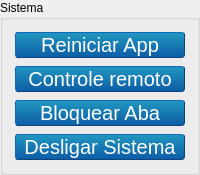
              <widget class="QGroupBox" name="groupBox_sistema">
               <property name="sizePolicy">
                <sizepolicy hsizetype="Expanding" vsizetype="Expanding">
                 <horstretch>0</horstretch>
                 <verstretch>0</verstretch>
                </sizepolicy>
               </property>
               <property name="maximumSize">
                <size>
                 <width>250</width>
                 <height>16777215</height>
                </size>
               </property>
               <property name="title">
                <string>Sistema</string>
               </property>
               <layout class="QGridLayout" name="gridLayout_16">
                <item row="0" column="0">
                 <layout class="QGridLayout" name="gridLayout_14">
                  <item row="0" column="0">
                   <widget class="QPushButton" name="mqtt_restartApp">
                    <property name="sizePolicy">
                     <sizepolicy hsizetype="Expanding" vsizetype="Expanding">
                      <horstretch>0</horstretch>
                      <verstretch>0</verstretch>
                     </sizepolicy>
                    </property>
                    <property name="styleSheet">
                     <string notr="true">    QPushButton
    {
    font: 15pt Arial;
    margin: 1px;
    border-color: #0c457e;
    border-style: outset;
    border-radius: 3px;
    border-width: 1px;
    color: white;
    background-color: qlineargradient(x1: 0, y1: 0, x2: 0, y2: 1, stop: 0 #2198c0, stop: 1 #0d5ca6);
    }

    QPushButton:pressed
    {
    background-color: qlineargradient(x1: 0, y1: 0, x2: 0, y2: 1, stop: 0 #0d5ca6, stop: 1 #2198c0);
    }</string>
                    </property>
                    <property name="text">
                     <string>Reiniciar App</string>
                    </property>
                   </widget>
                  </item>
                  <item row="1" column="0">
                   <widget class="QPushButton" name="mqtt_controle">
                    <property name="sizePolicy">
                     <sizepolicy hsizetype="Expanding" vsizetype="Expanding">
                      <horstretch>0</horstretch>
                      <verstretch>0</verstretch>
                     </sizepolicy>
                    </property>
                    <property name="styleSheet">
                     <string notr="true">    QPushButton
    {
    font: 15pt Arial;
    margin: 1px;
    border-color: #0c457e;
    border-style: outset;
    border-radius: 3px;
    border-width: 1px;
    color: white;
    background-color: qlineargradient(x1: 0, y1: 0, x2: 0, y2: 1, stop: 0 #2198c0, stop: 1 #0d5ca6);
    }

    QPushButton:pressed
    {
    background-color: qlineargradient(x1: 0, y1: 0, x2: 0, y2: 1, stop: 0 #0d5ca6, stop: 1 #2198c0);
    }</string>
                    </property>
                    <property name="text">
                     <string>Controle remoto</string>
                    </property>
                   </widget>
                  </item>
                  <item row="2" column="0">
                   <widget class="QPushButton" name="botao_bloqueio_aba">
                    <property name="sizePolicy">
                     <sizepolicy hsizetype="Expanding" vsizetype="Expanding">
                      <horstretch>0</horstretch>
                      <verstretch>0</verstretch>
                     </sizepolicy>
                    </property>
                    <property name="styleSheet">
                     <string notr="true">    QPushButton
    {
    font: 15pt Arial;
    margin: 1px;
    border-color: #0c457e;
    border-style: outset;
    border-radius: 3px;
    border-width: 1px;
    color: white;
    background-color: qlineargradient(x1: 0, y1: 0, x2: 0, y2: 1, stop: 0 #2198c0, stop: 1 #0d5ca6);
    }

    QPushButton:pressed
    {
    background-color: qlineargradient(x1: 0, y1: 0, x2: 0, y2: 1, stop: 0 #0d5ca6, stop: 1 #2198c0);
    }</string>
                    </property>
                    <property name="text">
                     <string>Bloquear Aba</string>
                    </property>
                   </widget>
                  </item>
                  <item row="3" column="0">
                   <widget class="QPushButton" name="mqtt_desligarApp">
                    <property name="sizePolicy">
                     <sizepolicy hsizetype="Expanding" vsizetype="Expanding">
                      <horstretch>0</horstretch>
                      <verstretch>0</verstretch>
                     </sizepolicy>
                    </property>
                    <property name="styleSheet">
                     <string notr="true">    QPushButton
    {
    font: 15pt Arial;
    margin: 1px;
    border-color: #0c457e;
    border-style: outset;
    border-radius: 3px;
    border-width: 1px;
    color: white;
    background-color: qlineargradient(x1: 0, y1: 0, x2: 0, y2: 1, stop: 0 #2198c0, stop: 1 #0d5ca6);
    }

    QPushButton:pressed
    {
    background-color: qlineargradient(x1: 0, y1: 0, x2: 0, y2: 1, stop: 0 #0d5ca6, stop: 1 #2198c0);
    }</string>
                    </property>
                    <property name="text">
                     <string>Desligar Sistema</string>
                    </property>
                   </widget>
                  </item>
                 </layout>
                </item>
               </layout>
              </widget>
